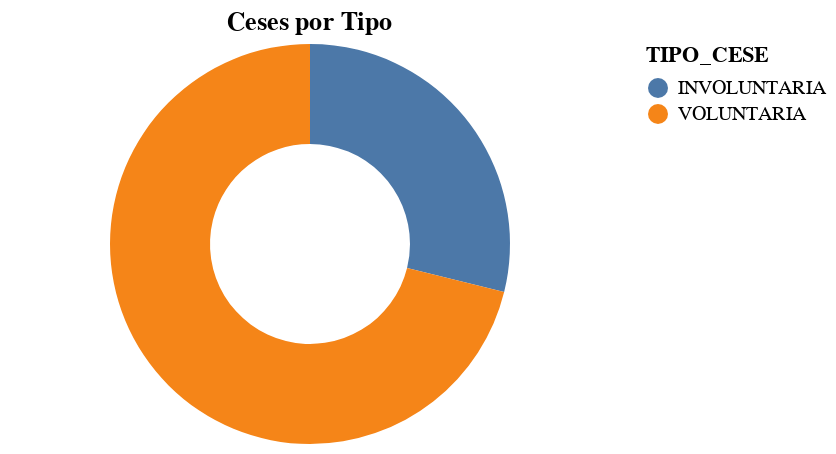

The notebook cell saved with this chart:
### Code cell
tipo = cesados.groupby(
            by = 'TIPO_CESE', as_index = False
        ).agg(ceses = ('CODIGO', 'count'))

alt.Chart(tipo).mark_arc(innerRadius = 50).encode(
    theta = alt.Theta(field = 'ceses', type = 'quantitative'),
    color = alt.Color(field = 'TIPO_CESE', type = 'nominal')
).properties(
    title = 'Ceses por Tipo',
    width = 300,
    height = 200)

### Figure 1 — Vega-Lite specification as saved in the notebook (floating-point values rounded to 4 significant figures)
{"config": {"view": {"continuousWidth": 400, "continuousHeight": 300}}, "data": {"name": "data-53c678c213b43c80117f696370554ad4"}, "mark": {"type": "arc", "innerRadius": 50}, "encoding": {"color": {"field": "TIPO_CESE", "type": "nominal"}, "theta": {"field": "ceses", "type": "quantitative"}}, "height": 200, "title": "Ceses por Tipo", "width": 300, "$schema": "https://vega.github.io/schema/vega-lite/v4.17.0.json", "datasets": {"data-53c678c213b43c80117f696370554ad4": [{"TIPO_CESE": "INVOLUNTARIA", "ceses": 471}, {"TIPO_CESE": "VOLUNTARIA", "ceses": 1161}]}}
